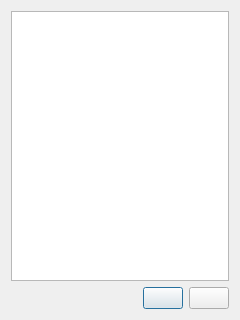
<?xml version="1.0" encoding="UTF-8"?>
<ui version="4.0">
 <class>List</class>
 <widget class="QDialog" name="List">
  <property name="geometry">
   <rect>
    <x>0</x>
    <y>0</y>
    <width>240</width>
    <height>320</height>
   </rect>
  </property>
  <property name="windowTitle">
   <string>Dialog</string>
  </property>
  <layout class="QVBoxLayout" name="verticalLayout_2">
   <item>
    <layout class="QVBoxLayout" name="verticalLayout">
     <item>
      <widget class="CListView" name="Tab">
       <property name="minimumSize">
        <size>
         <width>0</width>
         <height>100</height>
        </size>
       </property>
       <property name="font">
        <font>
         <family>Tahoma</family>
         <pointsize>11</pointsize>
         <bold>true</bold>
        </font>
       </property>
       <property name="sizeAdjustPolicy">
        <enum>QAbstractScrollArea::SizeAdjustPolicy::AdjustToContents</enum>
       </property>
       <property name="autoScroll">
        <bool>true</bool>
       </property>
       <property name="editTriggers">
        <set>QAbstractItemView::EditTrigger::NoEditTriggers</set>
       </property>
       <property name="resizeMode">
        <enum>QListView::ResizeMode::Adjust</enum>
       </property>
      </widget>
     </item>
     <item>
      <layout class="QHBoxLayout" name="horizontalLayout_2">
       <item>
        <spacer name="horizontalSpacer">
         <property name="orientation">
          <enum>Qt::Orientation::Horizontal</enum>
         </property>
         <property name="sizeHint" stdset="0">
          <size>
           <width>40</width>
           <height>20</height>
          </size>
         </property>
        </spacer>
       </item>
       <item>
        <layout class="QHBoxLayout" name="horizontalLayout">
         <item>
          <widget class="QPushButton" name="OK">
           <property name="text">
            <string/>
           </property>
           <property name="icon">
            <iconset resource="Icons.qrc">
             <normaloff>:/OK.png</normaloff>:/OK.png</iconset>
           </property>
          </widget>
         </item>
         <item>
          <widget class="QPushButton" name="Cancel">
           <property name="text">
            <string/>
           </property>
           <property name="icon">
            <iconset resource="Icons.qrc">
             <normaloff>:/Cancel.png</normaloff>:/Cancel.png</iconset>
           </property>
          </widget>
         </item>
        </layout>
       </item>
      </layout>
     </item>
    </layout>
   </item>
  </layout>
 </widget>
 <customwidgets>
  <customwidget>
   <class>CListView</class>
   <extends>QListView</extends>
   <header>clistview.h</header>
  </customwidget>
 </customwidgets>
 <resources>
  <include location="Icons.qrc"/>
 </resources>
 <connections/>
</ui>
